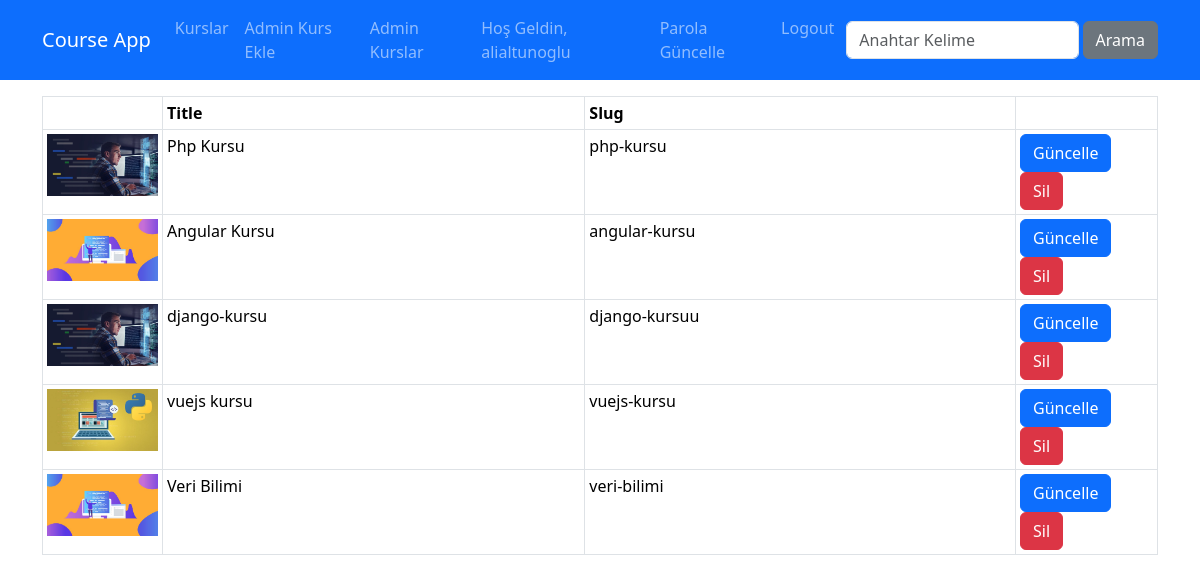
Page /kurslar/course-list (signed in) on the committed database.
### courses/models.py (models this page shows, shortened)
class Course(models.Model):
    title = models.CharField(max_length=50)
    subtitle = models.CharField(max_length=100,default="")
    description = RichTextField()
    image = models.ImageField(upload_to="images",default="")
    date = models.DateField(auto_now=True)
    isActive = models.BooleanField(default=False)
    isHome = models.BooleanField(default=False)
    slug = models.SlugField(default="",blank=True,null=False,unique=True,db_index=True) #php-kursu
    categories = models.ManyToManyField(Category)

### courses/views.py (the view)
# urls.py: path('course-list',views.course_list,name="course_list"),
@login_required()
def course_list(request):
    kurslar = Course.objects.all()
    return render(request,'courses/course-list.html',{
        'courses':kurslar,
    })

### courses/templates/courses/course-list.html (shortened to what this page needs)
{% extends "layout.html" %}
{% load static %}
{% block css_files %}
    <link rel="stylesheet" href="{% static 'courses/css/style.css' %}">
{% endblock css_files %}
{% block content %}
<div class="container mt-3">
    <div class="row">
        <div class="col-12">
        <table class="table table-sm table-bordered">
            <thead>
                <tr>
                    <th style="width:120px;"></th>
                    <th>Title</th>
                    <th>Slug</th>
                    <th style="width:142px;"></th>
                </tr>
            </thead>
            <tbody>
                {% for course in courses %}
                    <tr>
                        <td>
                            <img src="{{course.image.url}}" class="img-fluid">
                        </td>
                        <td>{{course.title}}</td>
                        <td>{{course.slug}}</td>
                        <td>
                            <a href="{% url 'course_edit' course.id %}" class="btn btn-primary btn-sum">Güncelle</a>
                            <a href="{% url 'course_delete' course.id %}" class="btn btn-danger btn-sum">Sil</a>
                        </td>
                    </tr>
                {% endfor %}
            </tbody>
        </table>
        </div>
    </div>
</div>
{% endblock content %}

### templates/layout.html (shortened to what this page needs)
{% load static %}
<!DOCTYPE html>
<html lang="en">
<head>
    <link rel="stylesheet" href="{% static "css/bootstrap.min.css" %}" />
    {% block css_files %}{% endblock css_files %}
</head>
<body>
    {% include "partials/_nav.html" %}
    {% block content %}{% endblock content %}
</body>
</html>

### templates/partials/_nav.html (shortened to what this page needs)
<nav class="navbar navbar-expand-lg bg-primary navbar-dark">
    <div class="container">
        <a href="{% url "index" %}" class="navbar-brand">Course App</a>
        <div class="collapse navbar-collapse" id="navbar">
            <ul class="navbar-nav me-auto">
            <li class="nav-item">
                <a href="{% url "index" %}" class="nav-link">Kurslar</a>
            </li>
            {% if user.is_superuser %}
            <li class="nav-item">
                <a href="{% url "create_course" %}" class="nav-link">Admin Kurs Ekle</a>
            </li>
            <li class="nav-item">
                <a href="{% url "course_list" %}" class="nav-link">Admin Kurslar</a>
            </li>
            {% endif %}
            </ul>
            <ul class="navbar-nav me-1">
                {% if user.is_authenticated %}
                    <li class="nav-item">
                        <a href="#" class="nav-link">Hoş Geldin, {{user.username}}</a>
                    </li>
                    <li class="nav-item">
                        <a href="{% url "change_password" %}" class="nav-link">Parola Güncelle</a>
                    </li>
                    <li class="nav-item">
                        <a href="{% url "user_logout" %}" class="nav-link">Logout</a>
                    </li>
                {% endif %}
            </ul>
            <form class="d-flex" action="{% url "search" %}">
                <input class="form-control me-1" type="text" name="q" placeholder="Anahtar Kelime">
                <button type="submit" class="btn btn-secondary">Arama</button>
            </form>
        </div>
    </div>
</nav>

### rows in the picture
Course: image (picture), title "Php Kursu", slug "php-kursu"
Course: image (picture), title "Angular Kursu", slug "angular-kursu"
Course: image (picture), title "django-kursu", slug "django-kursuu"
Course: image (picture), title "vuejs kursu", slug "vuejs-kursu"
Course: image (picture), title "Veri Bilimi", slug "veri-bilimi"

### other values in the picture
{{ user.username }} "alialtunoglu"
